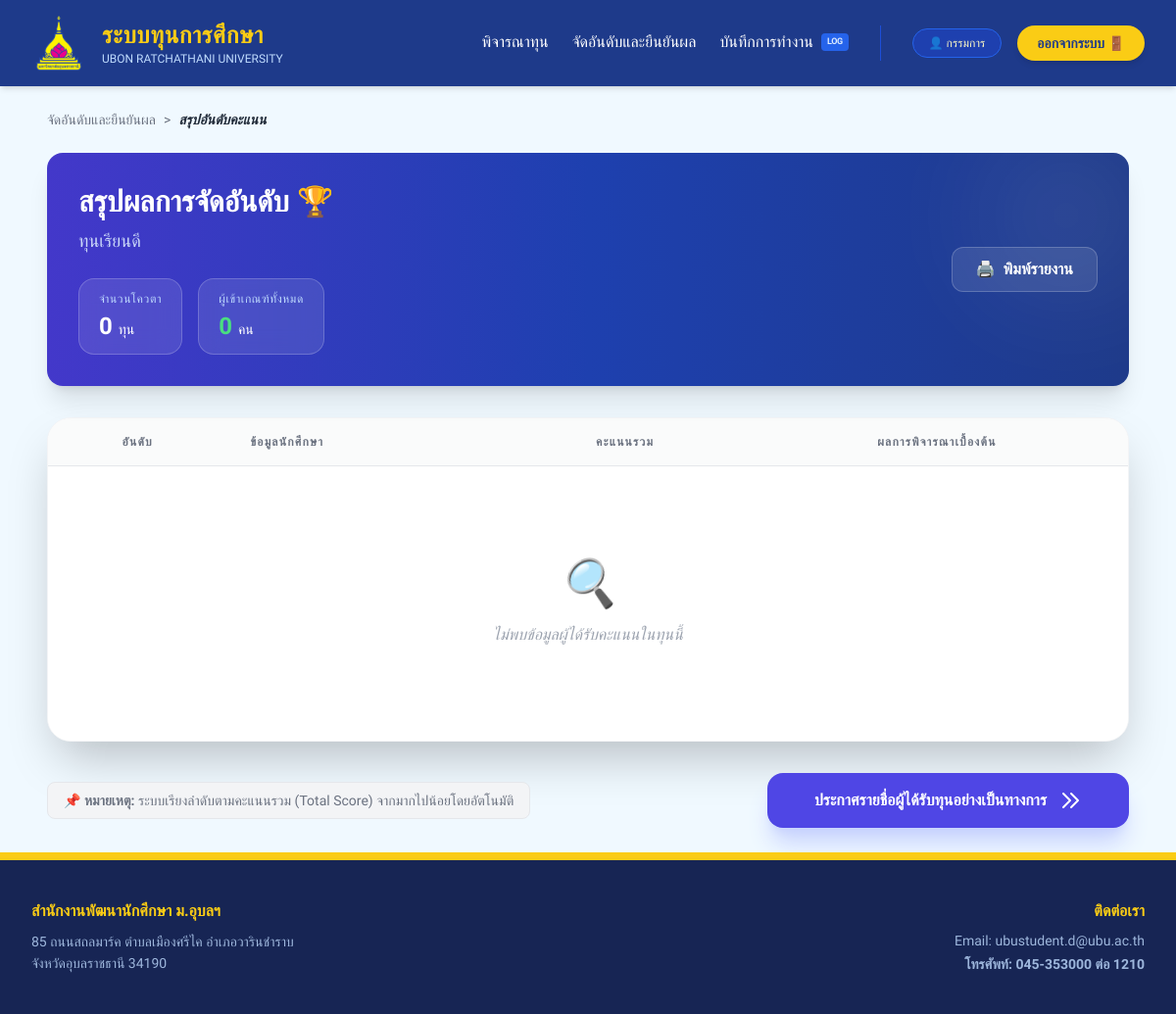
Before: /director/ranking/SCH001 with the older database file.
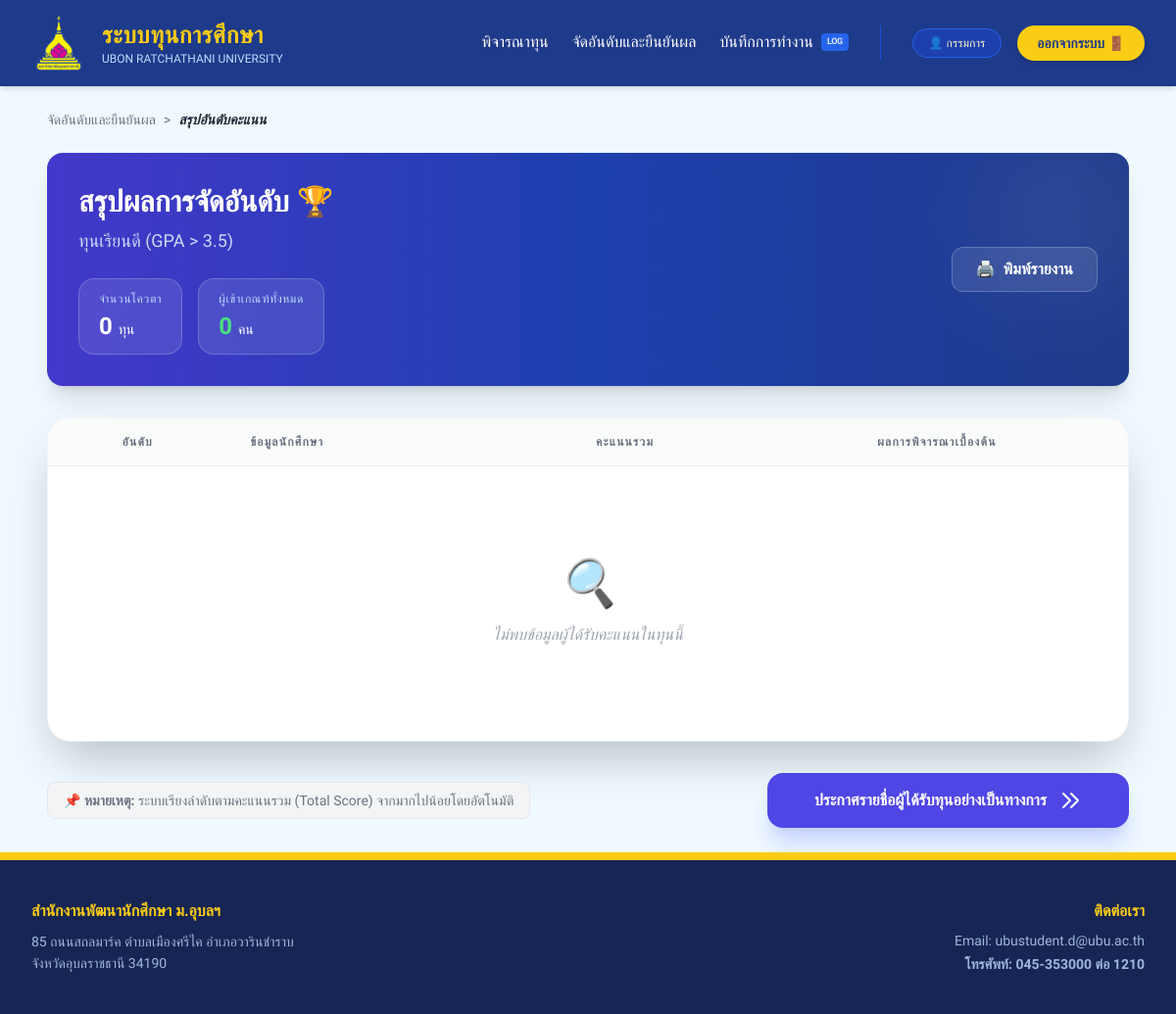
After: the same page with the newer database file.
### models.py (models this page shows, shortened)
class Scholarship(db.Model):
    __tablename__ = 'scholarship'
    id = db.Column(db.String(20), primary_key=True)
    name = db.Column(db.String(100), nullable=False) # ชื่อทุน
    quota = db.Column(db.Integer, default=0) # จำนวนกี่ทุน
    amount = db.Column(db.Float, nullable=True) # ทุนละเท่าไหร่
    category = db.Column(db.String(50)) # ประเภทของทุน (เช่น ทุนภายใน/ภายนอก)
    start_date = db.Column(db.Date) # วันที่เปิดรับสมัคร
    end_date = db.Column(db.Date) # วันที่ปิดรับสมัคร
    provider = db.Column(db.String(100)) # หน่วยงานของทุนนั้นๆ
    min_gpax = db.Column(db.Float, nullable=True)
    income_cap = db.Column(db.Float, nullable=True) # กำหนดเพดานรายได้ (ถ้ามี)
    status = db.Column(db.String(20), default='open')  # สถานะของทุน open(เปิดรับ),checking=close(กำลังตรวจสอบ,ปิดทุน), interview(รายชื่อสัมภาษณ์), announce(รายชื่อได้รับทุน)
    interview_file_url = db.Column(db.String(500))    # ลิงก์ไฟล์ประกาศสัมภาษณ์
    announce_file_url = db.Column(db.String(500))     # ลิงก์ไฟล์ประกาศคนได้ทุน
    faculty_condition = db.Column(db.String(100), nullable=True) # หรือเป็น Text ก็ได้
    image = db.Column(db.String(200), nullable=True) # ชื่อไฟล์ภาพ
    qualifications = db.Column(db.Text, nullable=True) # คุณสมบัติ
    conditions = db.Column(db.Text, nullable=True) # เงื่อนไข
    scholarship_type = db.Column(db.String(50), nullable=True) # ประเภททุน (ทุนบริจาค, ฯลฯ)
    scholarship_nature = db.Column(db.String(50), nullable=True) # ลักษณะทุน (ทุนรายปี, ฯลฯ)
    number_of_scholarships = db.Column(db.Integer, default=1) # จำนวนทุน
    required_documents = db.Column(db.Text, nullable=True) # เอกสารที่ต้องส่ง
    criteria = db.relationship('Criterion', backref='scholarship', lazy=True)
    applications = db.relationship('Application', backref='scholarship', lazy=True)

### routes/director_routes.py (the view)
@director_bp.route("/ranking/<string:scholarship_id>")
def scholarship_ranking(scholarship_id):
    sch = Scholarship.query.get_or_404(scholarship_id)
    ranked_candidates = (
        Application.query.filter_by(scholarship_id=scholarship_id, is_scored=True)
        .order_by(Application.total_score.desc())
        .all()
    )
    stats = {
        "total_ranked": len(ranked_candidates),
        "max_score": ranked_candidates[0].total_score if ranked_candidates else 0,
        "quota": sch.quota or 0,
    }
    return render_template("director/ranking.html", scholarship=sch, candidates=ranked_candidates, stats=stats)

### templates/director/ranking.html (shortened to what the changed rows need)
{% extends "layouts/base_director.html" %}
{% block content %}
<div class="max-w-6xl mx-auto font-prompt p-6">
    <div class="bg-gradient-to-r from-indigo-700 via-blue-800 to-blue-900 rounded-2xl p-8 text-white shadow-xl mb-8 relative overflow-hidden">
        <div class="flex flex-col md:flex-row justify-between items-center gap-6 relative z-10">
            <div>
                <h1 class="text-3xl font-bold mb-2 flex items-center gap-2">
                    <span>สรุปผลการจัดอันดับ</span>
                    <span class="text-yellow-400">🏆</span>
                </h1>
                <p class="text-blue-100 text-lg opacity-90">{{ scholarship.name }}</p>
                <div class="flex flex-wrap gap-4 mt-6">
                    <div class="bg-white/10 backdrop-blur-md px-5 py-3 rounded-2xl border border-white/20">
                        <p class="text-xs text-blue-200 uppercase tracking-wider mb-1">จำนวนโควตา</p>
                        <p class="text-2xl font-black">{{ scholarship.quota }} <span class="text-sm font-normal">ทุน</span></p>
                    </div>
                    <div class="bg-white/10 backdrop-blur-md px-5 py-3 rounded-2xl border border-white/20">
                    </div>
                </div>
            </div>
        </div>
    </div>
    <div class="bg-white shadow-2xl rounded-3xl border border-gray-100 overflow-hidden">
        <div class="overflow-x-auto">
            <table class="min-w-full divide-y divide-gray-200">
                <thead class="bg-gray-50/80">
                    <tr>
                        <th class="px-6 py-4 text-center text-xs font-bold text-gray-500 uppercase tracking-widest">อันดับ</th>
                        <th class="px-6 py-4 text-left text-xs font-bold text-gray-500 uppercase tracking-widest">ข้อมูลนักศึกษา</th>
                        <th class="px-6 py-4 text-center text-xs font-bold text-gray-500 uppercase tracking-widest">คะแนนรวม</th>
                        <th class="px-6 py-4 text-center text-xs font-bold text-gray-500 uppercase tracking-widest">ผลการพิจารณาเบื้องต้น</th>
                    </tr>
                </thead>
            </table>
        </div>
    </div>
</div>
{% endblock %}

Changed rows visible on the page:
changed Scholarship: name "ทุนเรียนดี" → "ทุนเรียนดี (GPA > 3.5)"
